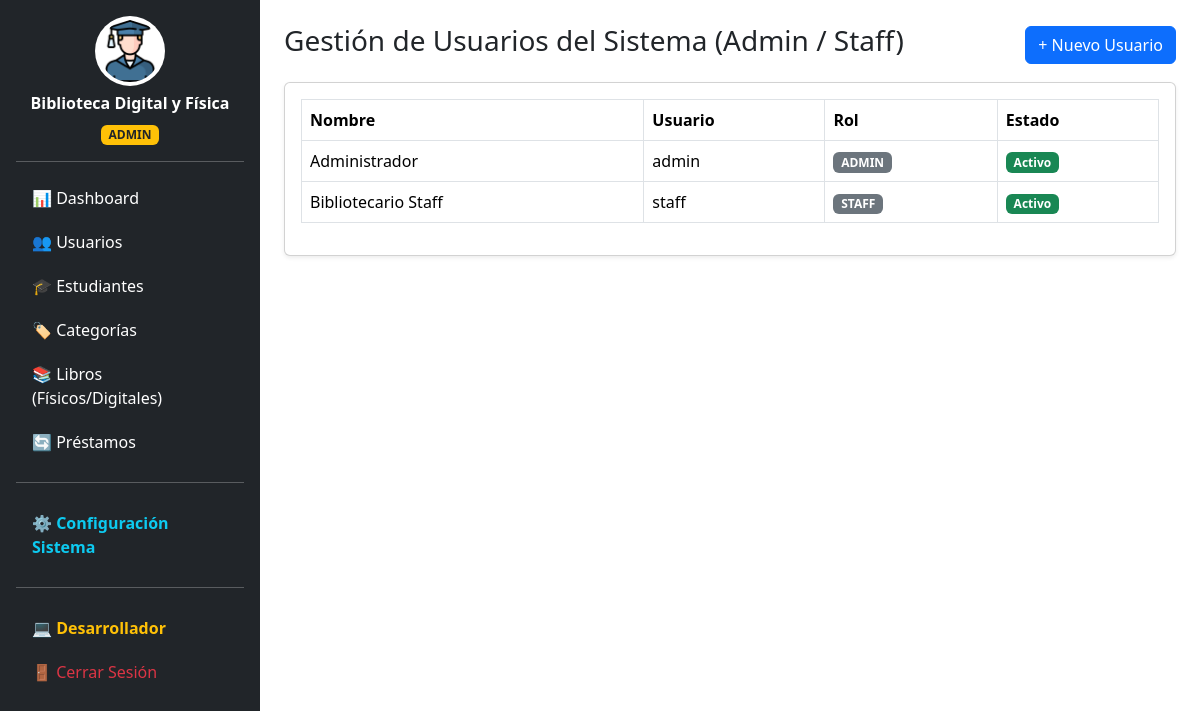
/views/usuarios.php (signed in), run on the app's committed database.
### tables this page shows
CREATE TABLE IF NOT EXISTS configuracion (
    id INT AUTO_INCREMENT PRIMARY KEY,
    nombre_sistema VARCHAR(100) NOT NULL,
    imagen_sistema VARCHAR(255) NOT NULL
);

CREATE TABLE IF NOT EXISTS usuarios (
    id INT AUTO_INCREMENT PRIMARY KEY,
    nombre VARCHAR(100) NOT NULL,
    usuario VARCHAR(50) NOT NULL UNIQUE,
    password VARCHAR(255) NOT NULL,
    rol ENUM('admin', 'staff') NOT NULL,
    estado TINYINT DEFAULT 1
);

### config/conexion.php (called while the page is built, shortened)
<?php
$host = "localhost";
$user = "root";
$clave = "";
$bd = "biblioteca_db";
$conexion = mysqli_connect($host, $user, $clave, $bd);
mysqli_set_charset($conexion, "utf8");
$configSistema = [
    'nombre_sistema' => 'Sistema de Biblioteca',
    'imagen_sistema' => 'assets/img/logo_default.png'
];
$queryConfig = mysqli_query($conexion, "SELECT * FROM configuracion WHERE id = 1");
if ($queryConfig && $row = mysqli_fetch_assoc($queryConfig)) {
    if (!empty($row['nombre_sistema'])) {
        $configSistema['nombre_sistema'] = $row['nombre_sistema'];
    }
    if (!empty($row['imagen_sistema'])) {
        $configSistema['imagen_sistema'] = $row['imagen_sistema'];
    }
}
?>

### views/usuarios.php (the view, shortened to what this page needs)
<?php
include '../includes/header.php';
$resultadoUsuarios = mysqli_query($conexion, "SELECT * FROM usuarios");
?>
<div class="d-flex justify-content-between align-items-center mb-3">
    <h3>Gestión de Usuarios del Sistema (Admin / Staff)</h3>
    <button class="btn btn-primary" data-bs-toggle="modal" data-bs-target="#modalUsuario">+ Nuevo Usuario</button>
</div>
<div class="card shadow-sm p-3 bg-white">
    <table class="table table-bordered">
        <thead>
            <tr>
                <th>Nombre</th>
                <th>Usuario</th>
                <th>Rol</th>
                <th>Estado</th>
            </tr>
        </thead>
        <tbody>
            <?php while ($u = mysqli_fetch_assoc($resultadoUsuarios)): ?>
            <tr>
                <td><?= htmlspecialchars($u['nombre']) ?></td>
                <td><?= htmlspecialchars($u['usuario']) ?></td>
                <td><span class="badge bg-secondary text-uppercase"><?= $u['rol'] ?></span></td>
                <td><span class="badge bg-success">Activo</span></td>
            </tr>
            <?php endwhile; ?>
        </tbody>
    </table>
</div>
<?php include '../includes/footer.php'; ?>

### includes/header.php (shortened to what this page needs)
<?php
require_once '../config/conexion.php';
$esAdmin = ($_SESSION['rol'] === 'admin');
?>
<!DOCTYPE html>
<html lang="es">
<head>
    <link href="https://cdn.jsdelivr.net/npm/bootstrap@5.3.2/dist/css/bootstrap.min.css" rel="stylesheet">
</head>
<body>
<div class="d-flex">
    <div class="bg-dark text-white p-3 vh-100" style="width: 260px; position: fixed;">
        <div class="text-center mb-3">
            <img src="../<?= htmlspecialchars($configSistema['imagen_sistema']) ?>" width="70" height="70" class="rounded-circle bg-white p-1 mb-2" style="object-fit: cover;">
            <h6 class="fw-bold"><?= htmlspecialchars($configSistema['nombre_sistema']) ?></h6>
            <span class="badge bg-warning text-dark text-uppercase"><?= $_SESSION['rol'] ?></span>
        </div>
        <hr>
        <ul class="nav flex-column gap-1">
            <li class="nav-item"><a href="dashboard.php" class="nav-link text-white">📊 Dashboard</a></li>
            <?php if ($esAdmin): ?>
                <li class="nav-item"><a href="usuarios.php" class="nav-link text-white">👥 Usuarios</a></li>
            <?php endif; ?>
            <li class="nav-item"><a href="estudiantes.php" class="nav-link text-white">🎓 Estudiantes</a></li>
            <li class="nav-item"><a href="categorias.php" class="nav-link text-white">🏷️ Categorías</a></li>
            <li class="nav-item"><a href="libros.php" class="nav-link text-white">📚 Libros (Físicos/Digitales)</a></li>
            <li class="nav-item"><a href="prestamos.php" class="nav-link text-white">🔄 Préstamos</a></li>
            <?php if ($esAdmin): ?>
                <hr>
                <li class="nav-item"><a href="configuracion.php" class="nav-link text-info fw-bold">⚙️ Configuración Sistema</a></li>
            <?php endif; ?>
            <hr>
            <li class="nav-item"><a href="desarrollador.php" class="nav-link text-warning fw-bold">💻 Desarrollador</a></li>
            <li class="nav-item"><a href="../logout.php" class="nav-link text-danger">🚪 Cerrar Sesión</a></li>
        </ul>
    </div>
    <div class="p-4 w-100" style="margin-left: 260px;">

### includes/footer.php (shortened to what this page needs)
</div>
</div>
</body>
</html>

### data on the page
configuracion: imagen_sistema (placeholder picture), nombre_sistema "Biblioteca Digital y Física"
usuarios: nombre "Administrador", usuario "admin", rol "ADMIN"
usuarios: nombre "Bibliotecario Staff", usuario "staff", rol "STAFF"

### other printed values
$_SESSION['rol'] "ADMIN"
